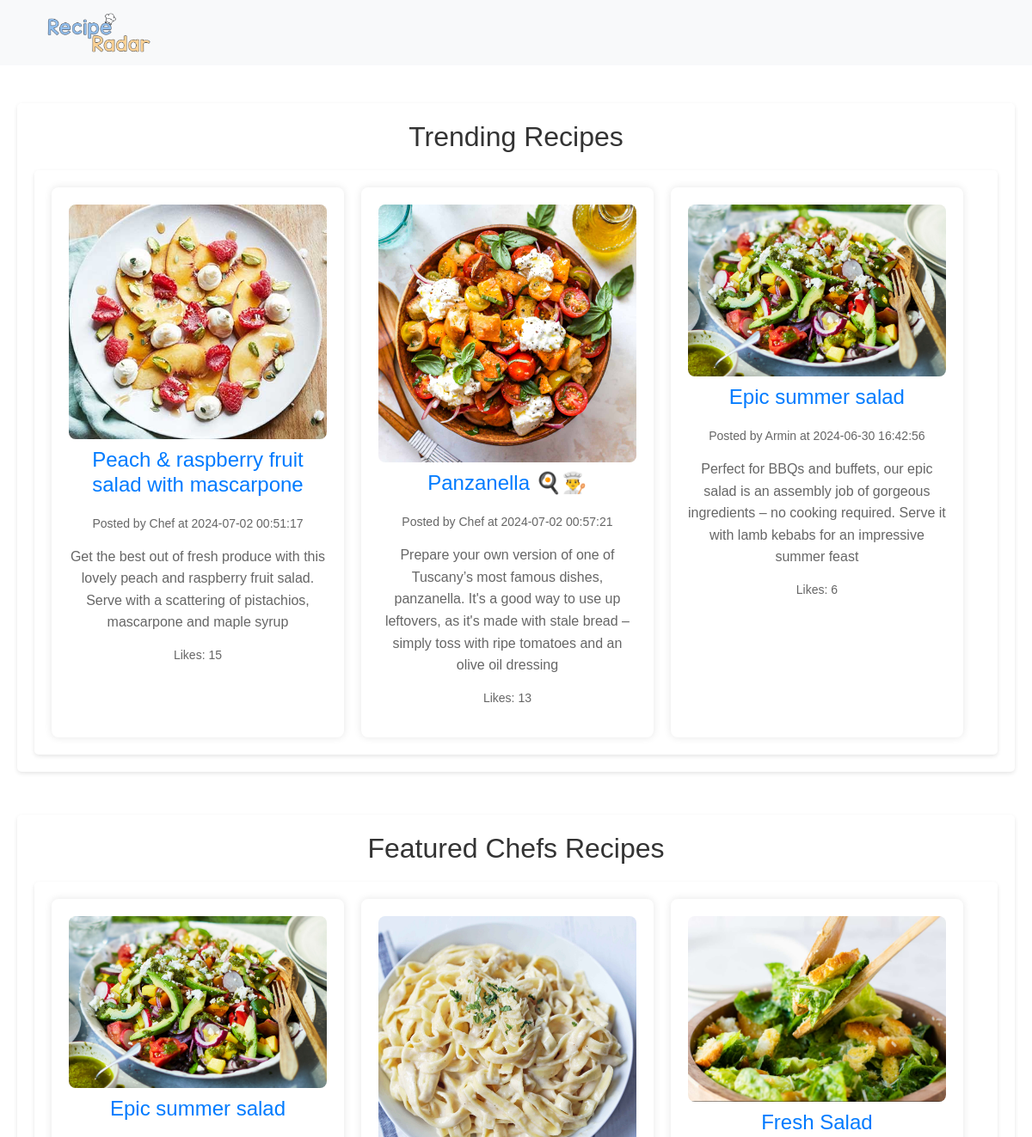
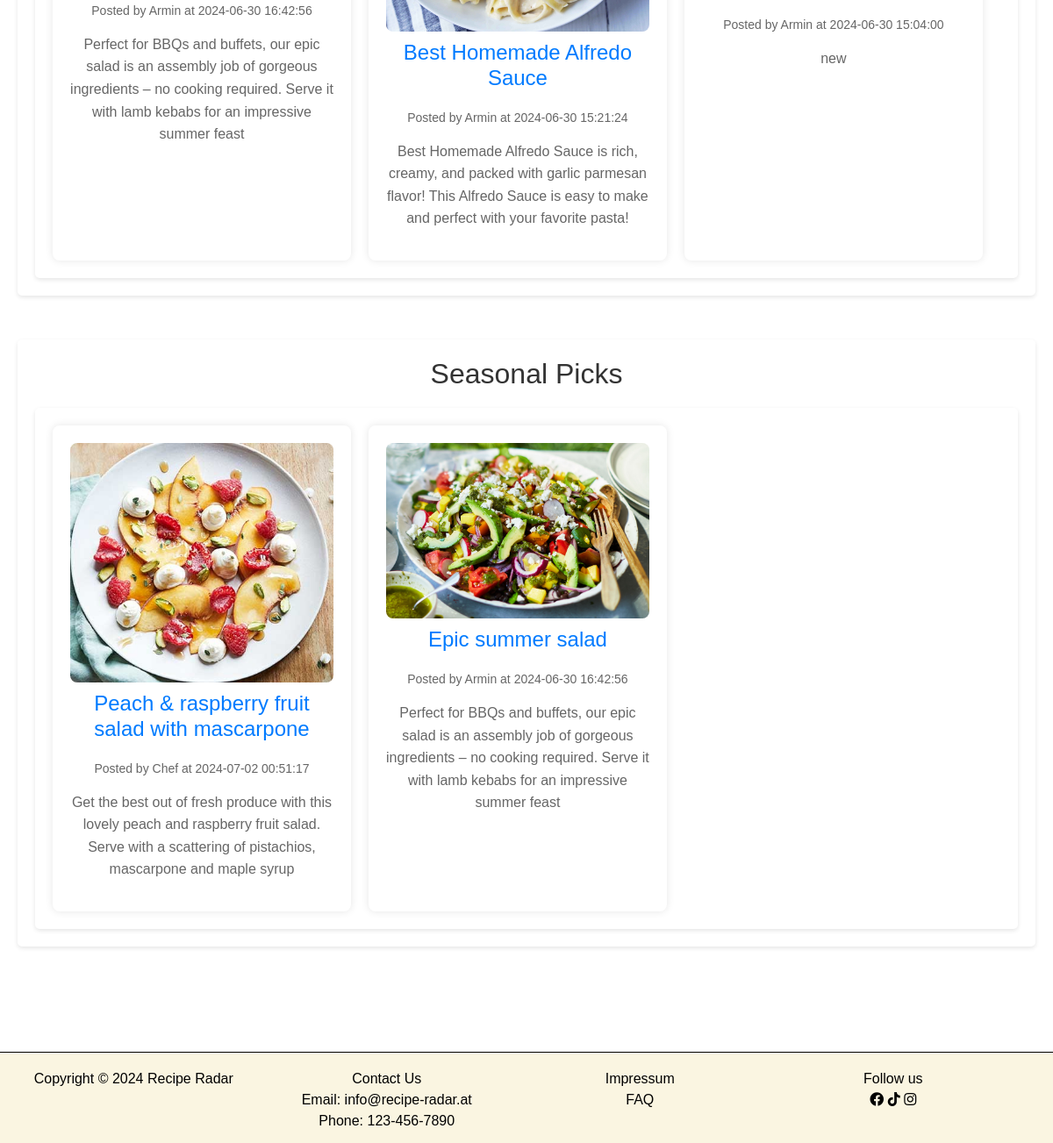
/discover.php, run on the app's committed database (2 pictures, top to bottom).
### tables this page shows
CREATE TABLE `posts` (
  `postID` int(20) NOT NULL,
  `authorID` int(20) NOT NULL,
  `category` varchar(60) NOT NULL,
  `title` varchar(255) NOT NULL,
  `content` text DEFAULT NULL,
  `instructions` text DEFAULT NULL,
  `season` varchar(50) NOT NULL DEFAULT 'All Seasons',
  `ingredients` text DEFAULT NULL,
  `picPath` varchar(50) DEFAULT NULL,
  `postDate` timestamp NULL DEFAULT current_timestamp()
);

CREATE TABLE `users` (
  `userID` int(20) NOT NULL,
  `type` text NOT NULL DEFAULT 'normal',
  `salutation` varchar(50) DEFAULT NULL,
  `firstName` varchar(50) NOT NULL,
  `middleName` varchar(50) DEFAULT NULL,
  `lastName` varchar(50) NOT NULL,
  `userName` varchar(30) NOT NULL,
  `email` varchar(100) NOT NULL,
  `password` varchar(255) NOT NULL,
  `birthDate` date NOT NULL,
  `profilePicture` varchar(255) DEFAULT NULL
);

### services/discover_posts/trending_recipes.php (the view)
<?php
require 'config/db_connect.php';
$sql = "SELECT posts.*, users.firstname, COUNT(likes.postID) AS like_count
        FROM posts
        INNER JOIN users ON posts.authorID = users.userID
        LEFT JOIN likes ON posts.postID = likes.postID
        GROUP BY posts.postID
        ORDER BY like_count DESC, posts.postDate DESC
        LIMIT 3";
$result = $conn->query($sql);
if ($result->num_rows > 0) {
    echo '<div class="recipe-row">';
    while($row = $result->fetch_assoc()) {
        $picPath = $row["picPath"];
        $picPath = str_replace('../', '', $picPath);
        echo '<div class="recipe-card">';
        echo '<a href="recipe_detail.php?postID=' . $row["postID"] . '" class="recipe-link">';
        if (!empty($picPath)) {
            echo '<img src="' . $picPath . '" class="recipe-image" alt="Post Picture">';
        }
        echo '<h2>' . $row["title"] . '</h2>';
        echo '<p>Posted by ' . $row["firstname"] . ' at ' . $row["postDate"] . '</p>';
        echo '<p class="content">' . $row["content"] . '</p>';
        echo '<p>Likes: ' . $row["like_count"] . '</p>';
        echo '</a>';
        echo '</div>';
    }
    echo '</div>';
} else {
    echo '<p>No trending recipes available.</p>';
}
?>

### services/discover_posts/featured_chefs.php
<?php
require 'config/db_connect.php';
$userIDs = [75, 80, 82];
$userIDList = implode(',', $userIDs);
$sql = "SELECT posts.*, users.firstname
        FROM posts
        INNER JOIN users ON posts.authorID = users.userID
        WHERE posts.authorID IN ($userIDList)
        ORDER BY posts.postDate DESC
        LIMIT 3";
$result = $conn->query($sql);
if ($result->num_rows > 0) {
    echo '<div class="recipe-row">';
    while($row = $result->fetch_assoc()) {
        $picPath = $row["picPath"];
        $picPath = str_replace('../', '', $picPath);
        echo '<div class="recipe-card">';
        echo '<a href="recipe_detail.php?postID=' . $row["postID"] . '" class="recipe-link">';
        if (!empty($picPath)) {
            echo '<img src="' . $picPath . '" class="recipe-image" alt="Post Picture">';
        }
        echo '<h2>' . $row["title"] . '</h2>';
        echo '<p>Posted by ' . $row["firstname"] . ' at ' . $row["postDate"] . '</p>';
        echo '<p class="content">' . $row["content"] . '</p>';
        echo '</a>';
        echo '</div>';
    }
    echo '</div>';
} else {
    echo '<p>No trending recipes available.</p>';
}
?>

### services/discover_posts/seasonal_picks.php (shortened to what this page needs)
<?php
require 'config/db_connect.php';
$season = "summer";
$sql = "SELECT posts.*, users.firstname
        FROM posts
        INNER JOIN users ON posts.authorID = users.userID
        WHERE posts.season = '$season'
        ORDER BY posts.postDate DESC
        LIMIT 3";
$result = $conn->query($sql);
if ($result->num_rows > 0) {
    echo '<div class="recipe-row">';
    while($row = $result->fetch_assoc()) {
        $picPath = $row["picPath"];
        $picPath = str_replace('../', '', $picPath);
        echo '<div class="recipe-card">';
        echo '<a href="recipe_detail.php?postID=' . $row["postID"] . '" class="recipe-link">';
        if (!empty($picPath)) {
            echo '<img src="' . $picPath . '" class="recipe-image" alt="Post Picture">';
        }
        echo '<h2>' . $row["title"] . '</h2>';
        echo '<p>Posted by ' . $row["firstname"] . ' at ' . $row["postDate"] . '</p>';
        echo '<p class="content">' . $row["content"] . '</p>';
        echo '</div>';
    }
    echo '</div>';
} else {
    echo '<p>No trending recipes available for summer.</p>';
}
?>

### resources/css/style.css (style rules this page uses)
body { margin: 0; padding: 0; }
body { margin: 0; font-family: 'Segoe UI', Tahoma, Geneva, Verdana, sans-serif; background-color: white; height: 100vh; }

### resources/css/recipe_detail.css (style rules this page uses)
body { background-image: url('../../pictures/bg-2.jpeg'); background-size: cover; font-family: Arial, sans-serif; color: #333; margin: 0; padding: 0; }
.recipe-image { max-width: 100%; height: auto; border-radius: 8px; margin-bottom: 10px; display: block; margin-left: auto; margin-right: auto; }

### discover.php (style rules this page uses)
.container section h2 { margin-bottom: 20px; }
.recipe-row { display: flex; flex-wrap: wrap; gap: 20px; }
.recipe-card { width: calc(33.33% - 20px); background-color: #fff; border-radius: 8px; box-shadow: 0 0 10px rgba(0, 0, 0, 0.1); padding: 20px; text-align: center; transition: transform 0.3s ease; }
.recipe-image { max-width: 100%; height: auto; display: block; transition: transform 0.3s ease; }
.recipe-card h2 { font-size: 24px; margin-bottom: 10px; }
.recipe-card p { font-size: 14px; color: #666; margin-bottom: 15px; }
.recipe-card .content { font-size: 16px; line-height: 1.6; }

### data on the page
posts: picPath (picture), title "Peach & raspberry fruit salad with mascarpone", authorID.firstName "Chef", postDate "2024-07-02 00:51:17", content "Get the best out of fresh produce with this lovely peach and raspberry fruit salad. Serve with a scattering of pistachios, mascarpone and maple syrup", like_count "15"
posts: picPath (picture), title "Panzanella 🍳👨‍🍳", authorID.firstName "Chef", postDate "2024-07-02 00:57:21", content "Prepare your own version of one of Tuscany’s most famous dishes, panzanella. It's a good way to use up leftovers, as it's made with stale bread – simply toss with ripe tomatoes and an olive oil dressing", like_count "13"
posts: picPath (picture), title "Epic summer salad", authorID.firstName "Armin", postDate "2024-06-30 16:42:56", content "Perfect for BBQs and buffets, our epic salad is an assembly job of gorgeous ingredients – no cooking required. Serve it with lamb kebabs for an impressive summer feast", like_count "6"
posts: picPath (picture), title "Best Homemade Alfredo Sauce", authorID.firstName "Armin", postDate "2024-06-30 15:21:24", content "Best Homemade Alfredo Sauce is rich, creamy, and packed with garlic parmesan flavor! This Alfredo Sauce is easy to make and perfect with your favorite pasta!"
posts: picPath (picture), title "Fresh Salad", authorID.firstName "Armin", postDate "2024-06-30 15:04:00", content "new"
